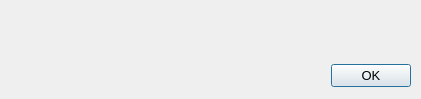
<?xml version="1.0" encoding="UTF-8"?>
<ui version="4.0">
 <class>InfoDialog</class>
 <widget class="QDialog" name="InfoDialog">
  <property name="geometry">
   <rect>
    <x>0</x>
    <y>0</y>
    <width>421</width>
    <height>99</height>
   </rect>
  </property>
  <property name="font">
   <font>
    <pointsize>10</pointsize>
   </font>
  </property>
  <property name="windowTitle">
   <string>Information</string>
  </property>
  <widget class="QDialogButtonBox" name="buttonBox">
   <property name="geometry">
    <rect>
     <x>320</x>
     <y>60</y>
     <width>91</width>
     <height>32</height>
    </rect>
   </property>
   <property name="orientation">
    <enum>Qt::Horizontal</enum>
   </property>
   <property name="standardButtons">
    <set>QDialogButtonBox::Ok</set>
   </property>
  </widget>
  <widget class="QLabel" name="Info">
   <property name="geometry">
    <rect>
     <x>10</x>
     <y>10</y>
     <width>401</width>
     <height>41</height>
    </rect>
   </property>
   <property name="font">
    <font>
     <pointsize>10</pointsize>
    </font>
   </property>
   <property name="text">
    <string>&lt;Info&gt;</string>
   </property>
   <property name="alignment">
    <set>Qt::AlignCenter</set>
   </property>
  </widget>
 </widget>
 <resources/>
 <connections>
  <connection>
   <sender>buttonBox</sender>
   <signal>accepted()</signal>
   <receiver>InfoDialog</receiver>
   <slot>accept()</slot>
   <hints>
    <hint type="sourcelabel">
     <x>248</x>
     <y>254</y>
    </hint>
    <hint type="destinationlabel">
     <x>157</x>
     <y>274</y>
    </hint>
   </hints>
  </connection>
  <connection>
   <sender>buttonBox</sender>
   <signal>rejected()</signal>
   <receiver>InfoDialog</receiver>
   <slot>reject()</slot>
   <hints>
    <hint type="sourcelabel">
     <x>316</x>
     <y>260</y>
    </hint>
    <hint type="destinationlabel">
     <x>286</x>
     <y>274</y>
    </hint>
   </hints>
  </connection>
 </connections>
</ui>
